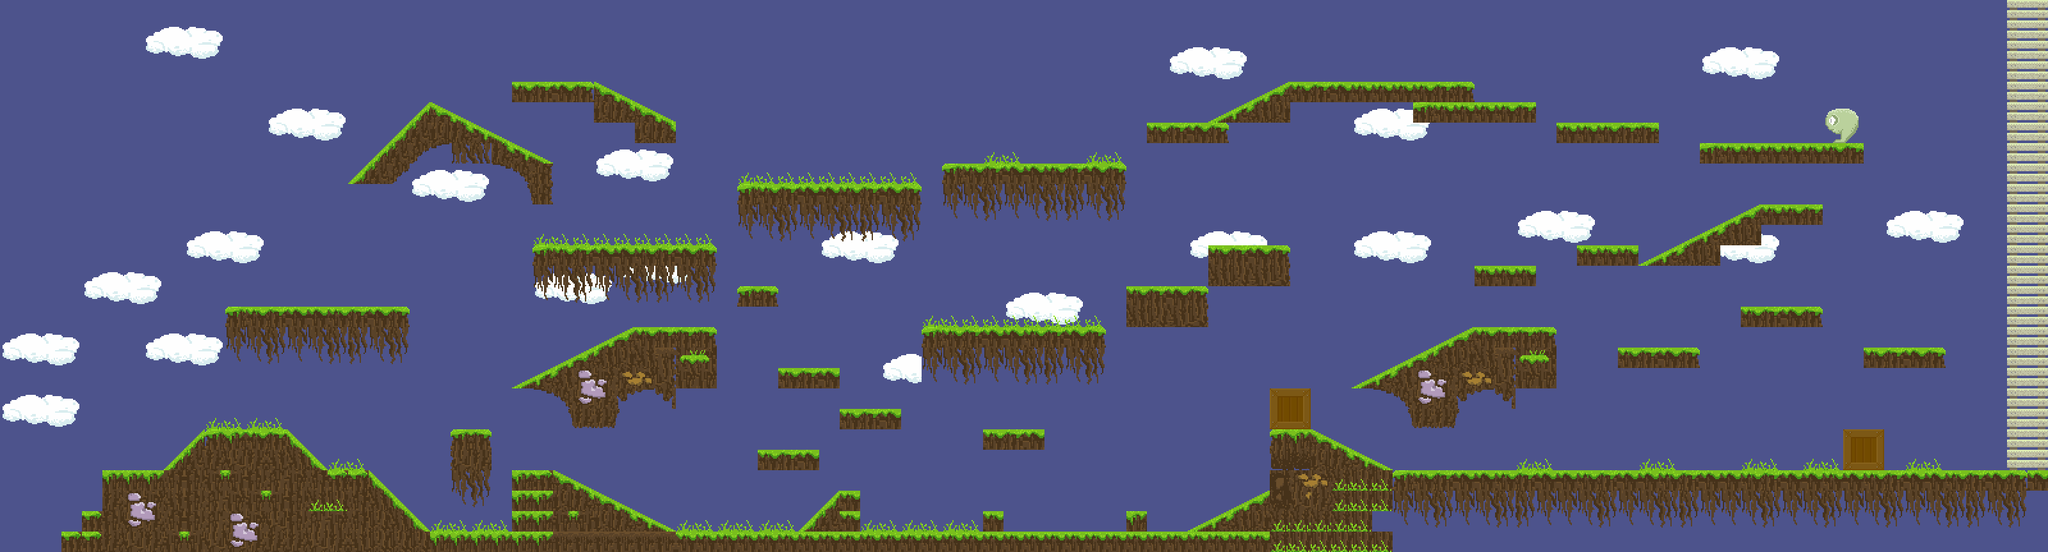

A level layout from a 2D game, rendered from its tile map. Below: a short description, then the map file with tile-grid data replaced by summaries:
An orthogonal 100x27 tile map with 32x32 px tiles, 2 tile layers (Слой тайлов 1, Слой тайлов 2) and 89 objects (50x solid, 22x EasyEnemy, 8x SlopeRight, 6x SlopeLeft, player, ...).

<map version="1.0" orientation="orthogonal" renderorder="right-down" width="100" height="27" tilewidth="32" tileheight="32" backgroundcolor="#4d538c" nextobjectid="180">
 <tileset firstgid="1" name="Tiles_64x64" tilewidth="32" tileheight="32" tilecount="256">
  <image source="images/Tiles_64x64.png" width="512" height="512" />
 </tileset>
 <layer name="Слой тайлов 1" width="100" height="27">
  <data>[2700 cells, 972 non-empty, 114 distinct tile ids]</data>
 </layer>
 <layer name="Слой тайлов 2" width="100" height="27">
  <data>[2700 cells, 124 non-empty, 19 distinct tile ids]</data>
 </layer>
 <objectgroup name="collision">
  <object id="54" name="player" x="457.011" y="580.48" width="32" height="32" />
  <object id="72" name="solid" x="154.333" y="735.333" width="418.333" height="132" />
  <object id="75" name="solid" x="803" y="734" width="49" height="126" />
  <object id="76" name="solid" x="672" y="830" width="139" height="21" />
  <object id="77" name="SlopeLeft" x="455.333" y="666.333" width="55.6667" height="68.6667" />
  <object id="78" name="SlopeRight" x="256.667" y="667" width="59.3333" height="67" />
  <object id="80" name="SlopeLeft" x="578" y="724.667" width="96" height="109.333" />
  <object id="81" name="solid" x="324.667" y="674" width="122.333" height="5" />
  <object id="82" name="SlopeLeft" x="867.667" y="729.333" width="184" height="102.333" />
  <object id="83" name="solid" x="1057.83" y="832.167" width="252.67" height="32.833" />
  <object id="84" name="SlopeRight" x="1248.08" y="763" width="59.3333" height="70" />
  <object id="85" name="solid" x="1314" y="767.667" width="29.9967" height="63.3333" />
  <object id="86" name="solid" x="1339.08" y="832.667" width="528.92" height="10.1666" />
  <object id="87" name="solid" x="1535.58" y="800.667" width="30.1667" height="31" />
  <object id="91" name="EasyEnemy" x="1362.83" y="796" width="32" height="32" />
  <object id="94" name="EasyEnemy" x="760" y="798" width="32" height="32" />
  <object id="95" name="EasyEnemy" x="1708" y="799" width="32" height="32" />
  <object id="96" name="EasyEnemy" x="1483" y="795" width="32" height="32" />
  <object id="98" name="EasyEnemy" x="1019" y="283" width="32" height="32" />
  <object id="99" name="EasyEnemy" x="1585" y="797" width="32" height="32" />
  <object id="100" name="EasyEnemy" x="1084" y="689" width="32" height="32" />
  <object id="109" name="coin" x="384" y="623" width="32" height="32" />
  <object id="110" name="solid" x="136.833" y="12" width="56.1665" height="722" />
  <object id="111" name="solid" x="707.917" y="676" width="56.1665" height="39" />
  <object id="112" name="solid" x="1759.58" y="801.167" width="30.1667" height="31" />
  <object id="113" name="solid" x="3145.92" y="10" width="56.1665" height="755" />
  <object id="115" name="SlopeLeft" x="677.167" y="163" width="187.833" height="95" />
  <object id="116" name="solid" x="802.833" y="127.5" width="115.167" height="19.5" />
  <object id="117" name="SlopeLeft" x="927.083" y="122" width="132.917" height="71.5" />
  <object id="118" name="solid" x="987.87" y="511.898" width="129.296" height="5.28459" />
  <object id="119" name="SlopeRight" x="542" y="163.5" width="123.71" height="125.5" />
  <object id="120" name="solid" x="1155" y="290.25" width="281" height="16.75" />
  <object id="121" name="solid" x="1475" y="258.625" width="278.293" height="16.75" />
  <object id="122" name="solid" x="840.708" y="387.625" width="272.583" height="16.75" />
  <object id="123" name="solid" x="1448.71" y="515.625" width="272.583" height="16.75" />
  <object id="124" name="solid" x="1155.42" y="453.25" width="54.5835" height="19.5" />
  <object id="125" name="solid" x="1218.75" y="577.25" width="90.2502" height="19.5" />
  <object id="126" name="solid" x="1187.08" y="705.917" width="89.2502" height="19.5" />
  <object id="127" name="solid" x="1313.08" y="641.25" width="92.9168" height="19.5" />
  <object id="128" name="solid" x="1539.08" y="673.917" width="89.2502" height="19.5" />
  <object id="129" name="solid" x="1792.42" y="190.25" width="123.583" height="23.75" />
  <object id="130" name="SlopeRight" x="1893.33" y="120" width="119.667" height="68" />
  <object id="131" name="solid" x="2020.21" y="128.125" width="283.792" height="23.75" />
  <object id="132" name="solid" x="2211.1" y="164.125" width="185.896" height="23.75" />
  <object id="133" name="solid" x="2435.72" y="192.792" width="153.281" height="23.75" />
  <object id="134" name="solid" x="2657.36" y="225.458" width="253.974" height="31.875" />
  <object id="135" name="solid" x="2465.01" y="386.792" width="92.987" height="28.5417" />
  <object id="136" name="solid" x="2720.84" y="481.458" width="125.16" height="31.875" />
  <object id="137" name="solid" x="2303.51" y="417.729" width="92.987" height="28.5417" />
  <object id="138" name="solid" x="2529.51" y="544.396" width="124.494" height="31.6042" />
  <object id="139" name="solid" x="2912.09" y="546.062" width="125.16" height="31.875" />
  <object id="140" name="solid" x="2879.42" y="673.396" width="65.9133" height="61.9375" />
  <object id="141" name="solid" x="2182.75" y="739.198" width="968.247" height="31.6042" />
  <object id="142" name="SlopeLeft" x="2046" y="670" width="137" height="62.1665" />
  <object id="143" name="solid" x="1983.04" y="606.031" width="65.9133" height="199.969" />
  <object id="144" name="SlopeRight" x="1860.17" y="762" width="119.667" height="68" />
  <object id="145" name="SlopeRight" x="2112.17" y="503" width="193.833" height="110" />
  <object id="146" name="solid" x="2313.51" y="511.729" width="113.494" height="28.5417" />
  <object id="147" name="SlopeRight" x="2606" y="312" width="146.917" height="81.2727" />
  <object id="148" name="solid" x="2558.51" y="402.729" width="92.987" height="12.2708" />
  <object id="149" name="solid" x="2651.6" y="387.911" width="62.4935" height="28.5417" />
  <object id="150" name="solid" x="2755.89" y="322.502" width="89.1104" height="30.9981" />
  <object id="151" name="solid" x="2401.25" y="541.729" width="30.747" height="65.2709" />
  <object id="152" name="solid" x="356.253" y="480.729" width="277.747" height="28.5417" />
  <object id="153" name="solid" x="1107.71" y="523.25" width="11.2918" height="87.75" />
  <object id="154" name="solid" x="1759.71" y="446.625" width="126.292" height="63.375" />
  <object id="155" name="solid" x="1885.85" y="382.312" width="126.292" height="63.375" />
  <object id="156" name="EasyEnemy" x="1816" y="415" width="32" height="32" />
  <object id="159" name="EasyEnemy" x="2813" y="196" width="32" height="32" />
  <object id="160" name="EasyEnemy" x="2263" y="95" width="32" height="32" />
  <object id="161" name="EasyEnemy" x="2343" y="480" width="32" height="32" />
  <object id="162" name="EasyEnemy" x="1997" y="575" width="32" height="32" />
  <object id="163" name="EasyEnemy" x="1933" y="350" width="32" height="32" />
  <object id="164" name="EasyEnemy" x="1326" y="600" width="32" height="32" />
  <object id="165" name="EasyEnemy" x="1231" y="633" width="32" height="32" />
  <object id="166" name="EasyEnemy" x="1252" y="480" width="32" height="32" />
  <object id="167" name="EasyEnemy" x="1029" y="354" width="32" height="32" />
  <object id="168" name="EasyEnemy" x="1167" y="394" width="32" height="32" />
  <object id="169" name="EasyEnemy" x="314" y="82" width="32" height="32" />
  <object id="170" name="solid" x="2127.25" y="611.729" width="177.747" height="17.2709" />
  <object id="171" name="solid" x="2305.13" y="603.365" width="134.874" height="17.2709" />
  <object id="172" name="solid" x="194.917" y="6" width="2986.08" height="15" />
  <object id="173" name="endlevel" x="2850.75" y="168.25" width="55.25" height="56" />
  <object id="174" name="SlopeRight" x="800.145" y="510" width="176.855" height="99.75" />
  </objectgroup>
</map>
<!-- 5 of 89 objects omitted -->
